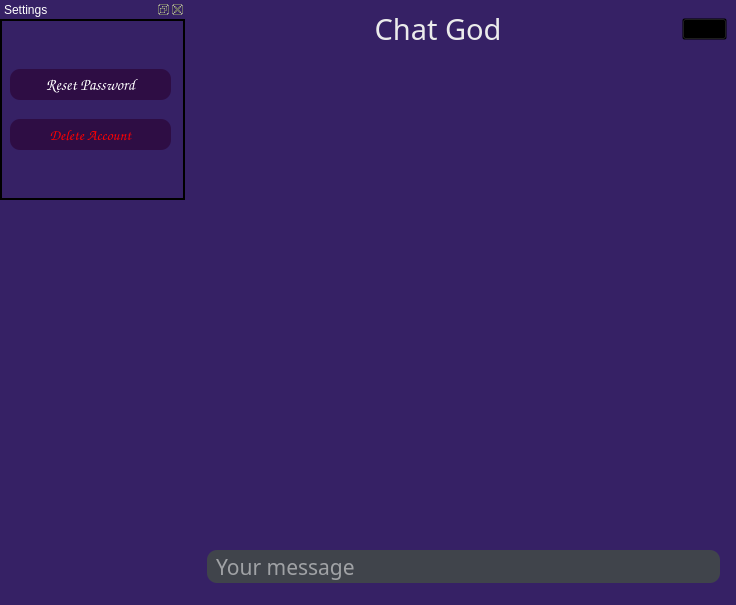
<?xml version="1.0" encoding="UTF-8"?>
<ui version="4.0">
 <class>MainWindow</class>
 <widget class="QMainWindow" name="MainWindow">
  <property name="geometry">
   <rect>
    <x>0</x>
    <y>0</y>
    <width>736</width>
    <height>605</height>
   </rect>
  </property>
  <property name="baseSize">
   <size>
    <width>0</width>
    <height>0</height>
   </size>
  </property>
  <property name="windowTitle">
   <string>AAA Chat God</string>
  </property>
  <property name="styleSheet">
   <string notr="true">background-color:#362165;</string>
  </property>
  <property name="iconSize">
   <size>
    <width>40</width>
    <height>40</height>
   </size>
  </property>
  <widget class="QWidget" name="centralwidget">
   <property name="styleSheet">
    <string notr="true">background-color:#362165;</string>
   </property>
   <layout class="QGridLayout" name="gridLayout">
    <item row="0" column="0" colspan="2">
     <widget class="QLabel" name="label_2">
      <property name="font">
       <font>
        <family>Bauhaus 93</family>
        <pointsize>22</pointsize>
        <italic>false</italic>
        <bold>false</bold>
       </font>
      </property>
      <property name="styleSheet">
       <string notr="true">color:rgb(235, 235, 235);background-color: rgba(54, 57, 63, 0);</string>
      </property>
      <property name="text">
       <string>Chat God</string>
      </property>
      <property name="alignment">
       <set>Qt::AlignCenter</set>
      </property>
     </widget>
    </item>
    <item row="3" column="0">
     <widget class="QWidget" name="widget" native="true">
      <property name="maximumSize">
       <size>
        <width>16777215</width>
        <height>4</height>
       </size>
      </property>
     </widget>
    </item>
    <item row="1" column="0" colspan="3">
     <widget class="QScrollArea" name="scrollArea">
      <property name="maximumSize">
       <size>
        <width>16777212</width>
        <height>16777215</height>
       </size>
      </property>
      <property name="font">
       <font>
        <family>Calibri</family>
        <pointsize>45</pointsize>
       </font>
      </property>
      <property name="styleSheet">
       <string notr="true">border-radius:10px;
background-image:url(&quot;bg2.svg&quot;);margin-right:7px;margin-left:7px
</string>
      </property>
      <property name="widgetResizable">
       <bool>true</bool>
      </property>
      <widget class="QWidget" name="scrollAreaWidgetContents">
       <property name="geometry">
        <rect>
         <x>0</x>
         <y>0</y>
         <width>515</width>
         <height>467</height>
        </rect>
       </property>
       <property name="styleSheet">
        <string notr="true">background:transparent;</string>
       </property>
       <layout class="QVBoxLayout" name="verticalLayout">
        <item>
         <layout class="QVBoxLayout" name="display">
          <property name="sizeConstraint">
           <enum>QLayout::SetMinimumSize</enum>
          </property>
         </layout>
        </item>
       </layout>
      </widget>
     </widget>
    </item>
    <item row="2" column="0" colspan="3">
     <widget class="QFrame" name="frame">
      <property name="maximumSize">
       <size>
        <width>16777215</width>
        <height>40</height>
       </size>
      </property>
      <property name="styleSheet">
       <string notr="true">background-color:#40444b;border-radius:10px;margin-bottom:7px;margin-right:7px;margin-left:7px;</string>
      </property>
      <property name="frameShape">
       <enum>QFrame::StyledPanel</enum>
      </property>
      <property name="frameShadow">
       <enum>QFrame::Raised</enum>
      </property>
      <layout class="QHBoxLayout" name="horizontalLayout">
       <property name="leftMargin">
        <number>0</number>
       </property>
       <property name="topMargin">
        <number>0</number>
       </property>
       <property name="bottomMargin">
        <number>0</number>
       </property>
       <item>
        <widget class="QLineEdit" name="type">
         <property name="minimumSize">
          <size>
           <width>0</width>
           <height>40</height>
          </size>
         </property>
         <property name="font">
          <font>
           <family>Arial Rounded MT Bold</family>
           <pointsize>16</pointsize>
          </font>
         </property>
         <property name="styleSheet">
          <string notr="true">color:white</string>
         </property>
         <property name="text">
          <string/>
         </property>
         <property name="frame">
          <bool>false</bool>
         </property>
         <property name="placeholderText">
          <string>Your message</string>
         </property>
         <property name="clearButtonEnabled">
          <bool>false</bool>
         </property>
        </widget>
       </item>
       <item>
        <widget class="QPushButton" name="send_button">
         <property name="minimumSize">
          <size>
           <width>40</width>
           <height>40</height>
          </size>
         </property>
         <property name="styleSheet">
          <string notr="true">border:none;</string>
         </property>
         <property name="text">
          <string/>
         </property>
         <property name="icon">
          <iconset>
           <normaloff>send.png</normaloff>send.png</iconset>
         </property>
         <property name="iconSize">
          <size>
           <width>25</width>
           <height>25</height>
          </size>
         </property>
         <property name="checkable">
          <bool>false</bool>
         </property>
         <property name="autoRepeat">
          <bool>false</bool>
         </property>
        </widget>
       </item>
      </layout>
     </widget>
    </item>
    <item row="0" column="2">
     <widget class="QPushButton" name="user_btn">
      <property name="minimumSize">
       <size>
        <width>45</width>
        <height>0</height>
       </size>
      </property>
      <property name="maximumSize">
       <size>
        <width>45</width>
        <height>16777215</height>
       </size>
      </property>
      <property name="styleSheet">
       <string notr="true">background:transparent</string>
      </property>
      <property name="text">
       <string/>
      </property>
      <property name="icon">
       <iconset>
        <normaloff>user.png</normaloff>user.png</iconset>
      </property>
      <property name="iconSize">
       <size>
        <width>30</width>
        <height>30</height>
       </size>
      </property>
     </widget>
    </item>
   </layout>
  </widget>
  <widget class="QDockWidget" name="settings">
   <property name="minimumSize">
    <size>
     <width>185</width>
     <height>40</height>
    </size>
   </property>
   <property name="maximumSize">
    <size>
     <width>160</width>
     <height>200</height>
    </size>
   </property>
   <property name="windowIcon">
    <iconset theme="audio-volume-low"/>
   </property>
   <property name="styleSheet">
    <string notr="true">color:white;border:2px solid black</string>
   </property>
   <property name="windowTitle">
    <string>Settings</string>
   </property>
   <attribute name="dockWidgetArea">
    <number>1</number>
   </attribute>
   <widget class="QWidget" name="dockWidgetContents">
    <widget class="QPushButton" name="pass_btn">
     <property name="geometry">
      <rect>
       <x>10</x>
       <y>50</y>
       <width>161</width>
       <height>31</height>
      </rect>
     </property>
     <property name="font">
      <font>
       <family>Comic Sans MS</family>
       <pointsize>12</pointsize>
       <bold>true</bold>
      </font>
     </property>
     <property name="styleSheet">
      <string notr="true">border:none;background:rgba(44, 7, 60, 0.8);border-radius:10px</string>
     </property>
     <property name="text">
      <string>Reset Password</string>
     </property>
    </widget>
    <widget class="QPushButton" name="del_btn">
     <property name="geometry">
      <rect>
       <x>10</x>
       <y>100</y>
       <width>161</width>
       <height>31</height>
      </rect>
     </property>
     <property name="font">
      <font>
       <family>Comic Sans MS</family>
       <pointsize>11</pointsize>
       <bold>true</bold>
      </font>
     </property>
     <property name="styleSheet">
      <string notr="true">border:none;background:rgba(44, 7, 60, 0.8);border-radius:10px;color:red</string>
     </property>
     <property name="text">
      <string>Delete Account</string>
     </property>
    </widget>
   </widget>
  </widget>
  <action name="actionAAA_program">
   <property name="text">
    <string>User Name</string>
   </property>
  </action>
  <action name="actionClose">
   <property name="text">
    <string>Close</string>
   </property>
  </action>
  <action name="actionClose_2">
   <property name="text">
    <string>Close</string>
   </property>
   <property name="shortcut">
    <string>Ctrl+F4</string>
   </property>
  </action>
 </widget>
 <resources/>
 <connections/>
</ui>
